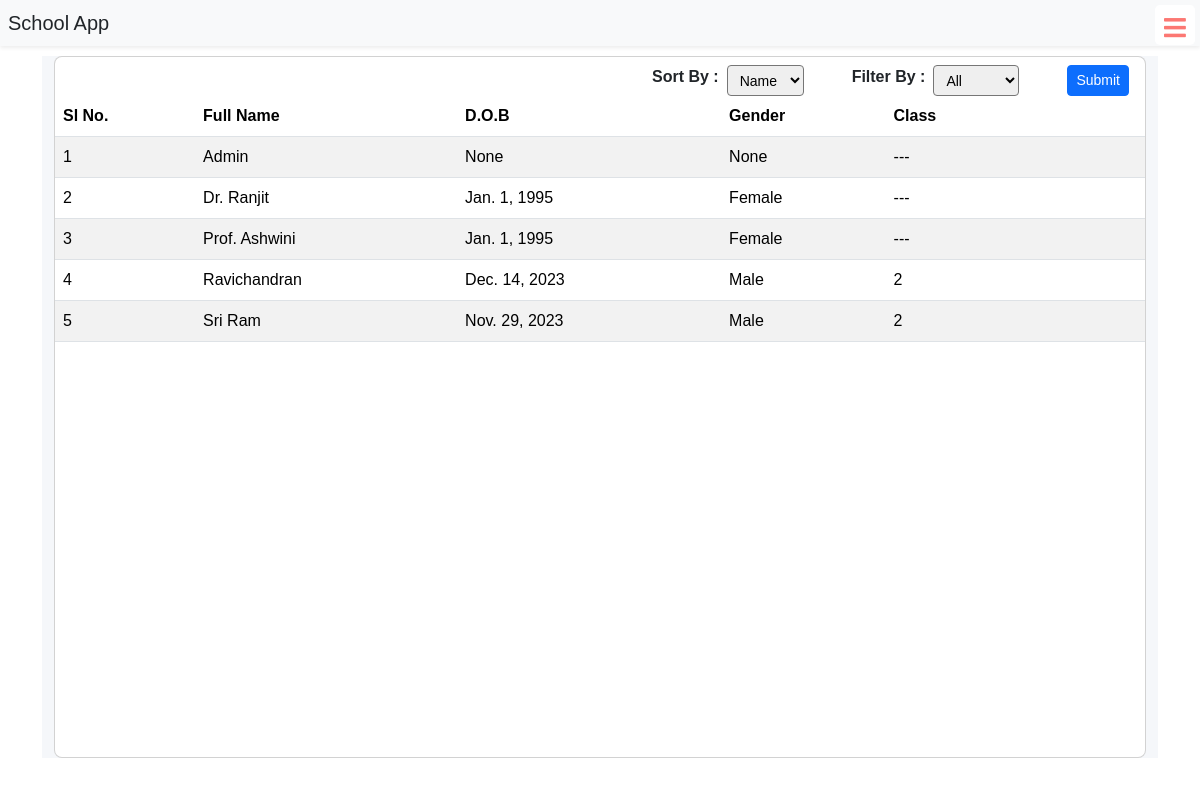
The app's page /users-list (signed in), older data.
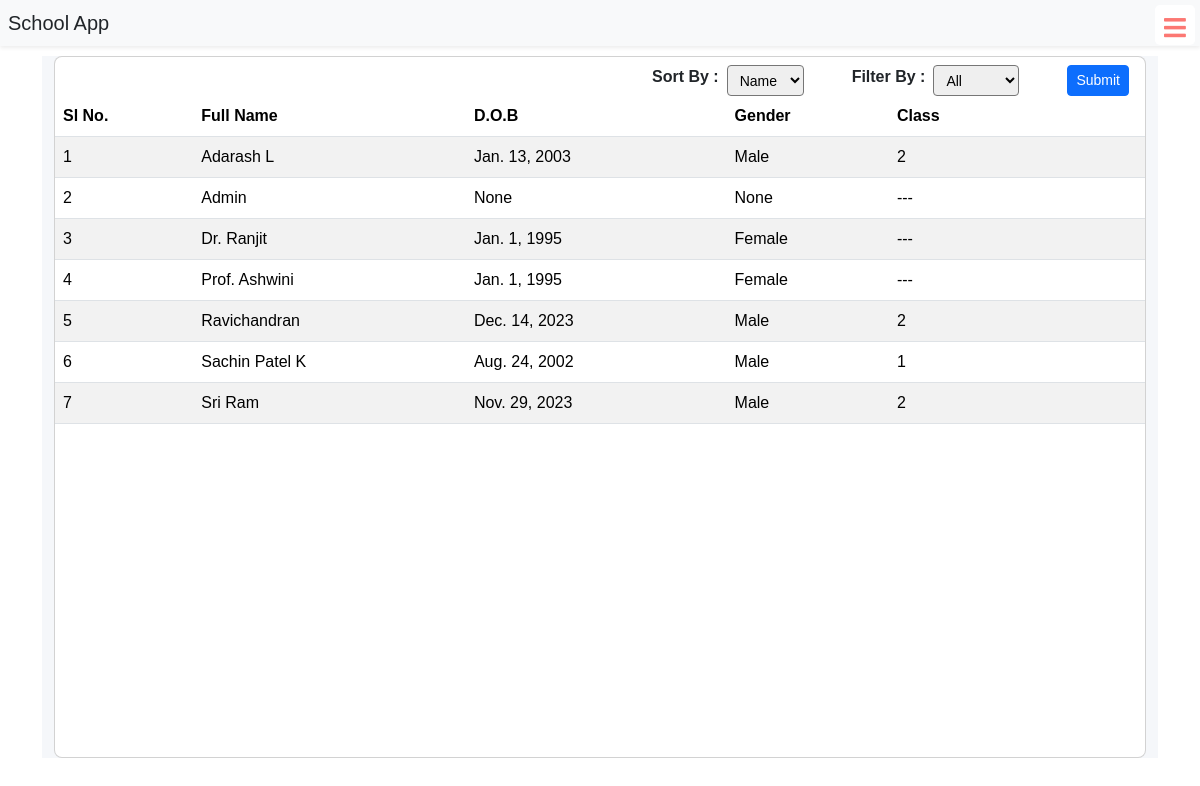
The same page, newer data.
### schoolapp/models.py (models this page shows, shortened)
class StudentDetails(models.Model):
    user_id = models.IntegerField(blank = True, null=True)
    profile_image = models.ImageField(upload_to='media/profile',blank=True,null=True)
    student = models.OneToOneField(User, on_delete=models.CASCADE)
    full_name = models.CharField(max_length=100)
    roll_no = models.CharField(max_length=100)
    stu_class = models.IntegerField()
    date_of_birth = models.DateField( blank=True, null=True)
    gender = models.CharField(max_length=10,blank=True, null=True)
    street = models.CharField(max_length=100, blank=True, null=True )
    city = models.CharField(max_length=50, blank=True, null=True )
    state = models.CharField(max_length=50, blank=True, null=True )
    zip_code = models.CharField(max_length=10, blank=True, null=True )
    phone_number = models.CharField(max_length=15, blank=True, null=True )
    email = models.EmailField(blank=True, null=True )
    father_name = models.CharField(max_length=50, blank=True, null=True )
    father_contact = models.CharField(max_length=15, blank=True, null=True )
    mother_name = models.CharField(max_length=50, blank=True, null=True )
    mother_contact = models.CharField(max_length=15, blank=True, null=True )# Contact Information
    phone_number = models.CharField(max_length=15, blank=True, null=True)
    email = models.EmailField(blank=True, null=True)
    father_name = models.CharField(max_length=50, blank=True, null=True)
    father_contact = models.CharField(max_length=15, blank=True, null=True)
    mother_name = models.CharField(max_length=50, blank=True, null=True)
    mother_contact = models.CharField(max_length=15, blank=True, null=True)

### schoolapp/views.py (the view)
# urls.py: path("users-list",views.users_list,name="users_list"),
@login_required(login_url="signin")
def users_list(request):
    users = StudentDetails.objects.all().order_by('stu_class').order_by('full_name')
    if request.method == 'POST':
        sort_order = request.POST["sort-order"]
        filter_order = request.POST["filter-order"]
        if filter_order == 'student':
            users = users.filter(stu_class__gt = 0)
        elif filter_order == 'staff':
            users = users.filter(stu_class__lte = 0)
        elif filter_order == 'all':
            pass
        else:
            users = users.filter(stu_class = filter_order)
        if sort_order == 'name':
            users = users.order_by("full_name")
        elif sort_order == 'class':
            users = users.order_by("stu_class","full_name")
        elif sort_order == 'gender':
            users = users.order_by("-gender")
    else:
        users = StudentDetails.objects.all().order_by('stu_class').order_by('full_name')
    context = {
        'users':users
    }
    return render(request,"display-users.html",context=context)

### templates/display-users.html (shortened to what the changed rows need)
{% extends "base.html" %}
{% load static %}
{% block body %}
<div class="container-fluid container-md" style="margin-top: 2rem;">
    <section class="intro">
        <div class="bg-image h-100" style="background-color: #f5f7fa;">
            <div class="mask d-flex align-items-center h-100">
                <div class="container">
                    <div class="row justify-content-center">
                        <div class="col-12">
                            <div class="card">
                                <div class="card-body p-0">
                                    <div class="table-responsive table-scroll" data-mdb-perfect-scrollbar="true"
                                        style="position: relative; height: 700px">
                                        <table class="table table-striped table-hover mb-0">
                                            <thead>
                                                <tr>
                                                    <th>Sl No.</th>
                                                    <th scope="col">Full Name</th>
                                                    <th scope="col">D.O.B</th>
                                                    <th scope="col">Gender</th>
                                                    <th scope="col">Class</th>
                                                    <th scope="col"></th>
                                                </tr>
                                            </thead>
                                            <tbody>
                                                {% for user in users %}
                                                <tr>
                                                    <td>{{forloop.counter}}</td>
                                                    <td>{{user.full_name}}</td>
                                                    <td>{{user.date_of_birth}}</td>
                                                    <td>{{user.gender | title}}</td>
                                                    {% if user.stu_class == 0 %}
                                                    <td>---</td>
                                                    {% else %}
                                                    <td>{{user.stu_class}}</td>
                                                    {% endif %}
                                                    <td>
                                                        <span><a href="{% url 'edit-student-profile' user.id %}"><img
                                                                    alt=""></a></span>
                                                        <span><a href="{% url 'chat' user.student.id %}"><img
                                                                    alt=""></a></span>
                                                        <span><a href="{% url 'profile_page' user.student.id %}"><img
                                                                    alt=""></a></span>
                                                    </td>
                                                </tr>
                                                {% endfor %}
                                            </tbody>
                                        </table>
                                    </div>
                                </div>
                            </div>
                        </div>
                    </div>
                </div>
            </div>
        </div>
    </section>
</div>
{% endblock %}

Row changes from the older to the newer data that the page shows:
added StudentDetails: full_name "Adarash L", date_of_birth "Jan. 13, 2003", gender "Male", stu_class "2"
added StudentDetails: full_name "Sachin Patel K", date_of_birth "Aug. 24, 2002", gender "Male", stu_class "1"
